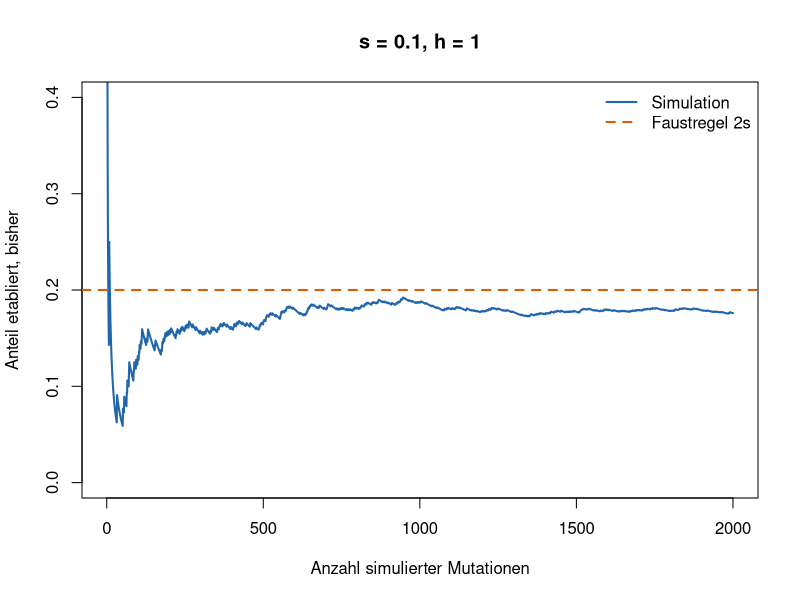
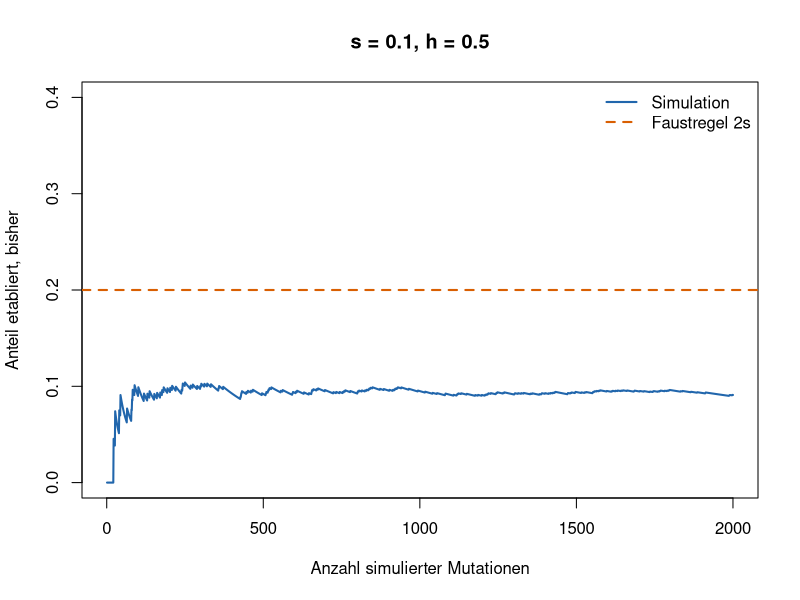
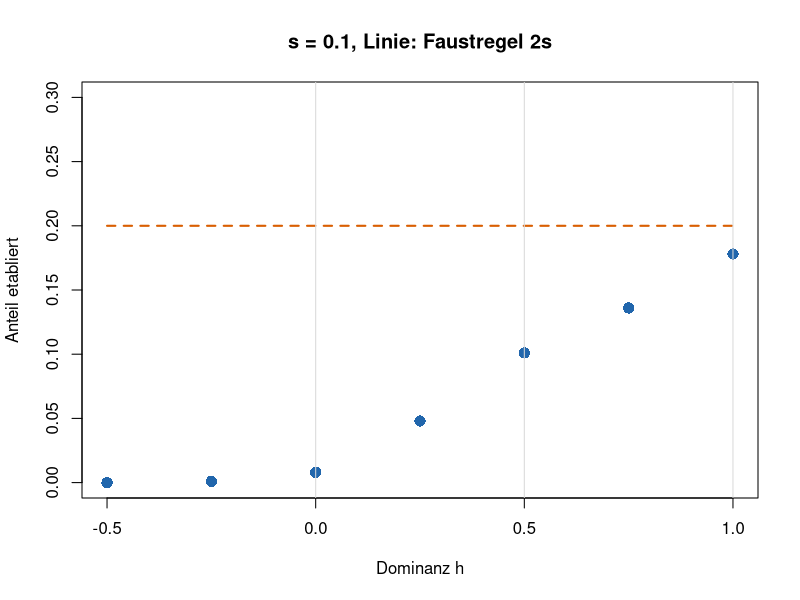

Source code (R) for these figures, in order:
## ---- chunk 1
#| code-fold: true
#| code-summary: "Hilfsfunktionen (nicht verändern)"
# Eine neue Mutation: jede Kopie sitzt in einem Heterozygoten Aa
# und hat 0 oder 2 Nachkommen, im Mittel 1 + h * s (Woche 10).
# 1 = etabliert (100 Kopien erreicht), 0 = verloren
eine_linie <- function(s, h) {
  n <- 1
  while (n > 0 && n < 100) {
    n <- 2 * rbinom(1, n, (1 + h * s) / 2)
  }
  as.numeric(n >= 100)
}

# Anteil etabliert nach 1, 2, 3, ... Läufen, dazu die Faustregel 2s
zeige_anteil <- function(ergebnisse, s, h) {
  laeufe <- seq_along(ergebnisse)
  plot(laeufe, cumsum(ergebnisse) / laeufe, type = "l", lwd = 2, col = "#2166ac",
       ylim = c(0, 0.4), xlab = "Anzahl simulierter Mutationen",
       ylab = "Anteil etabliert, bisher", main = paste0("s = ", s, ", h = ", h))
  abline(h = 2 * s, lty = 2, lwd = 2, col = "#d95f02")
  legend("topright", c("Simulation", "Faustregel 2s"), col = c("#2166ac", "#d95f02"),
         lty = c(1, 2), lwd = 2, bty = "n")
}

# Alle h auf einen Blick: Simulation (Punkte) und eine Faustregel (Linie)
zeige_h <- function(s = 0.1, regel = "2s", wiederholungen = 1000) {
  h_werte <- c(-0.5, -0.25, 0, 0.25, 0.5, 0.75, 1)
  anteil <- sapply(h_werte, function(h) mean(replicate(wiederholungen, eine_linie(s, h))))
  plot(h_werte, anteil, pch = 16, cex = 1.5, col = "#2166ac", ylim = c(0, 0.3),
       xlab = "Dominanz h", ylab = "Anteil etabliert",
       main = paste0("s = ", s, ", Linie: Faustregel ", regel))
  h_fein <- seq(-0.5, 1, length.out = 100)
  if (regel == "2s") linie <- rep(2 * s, 100) else linie <- pmax(0, 2 * h_fein * s)
  lines(h_fein, linie, lwd = 2, lty = 2, col = "#d95f02")
  abline(v = c(0, 0.5, 1), col = "grey85")
  invisible(data.frame(h = h_werte, anteil = anteil))
}
## ---- chunk 2
#| fig-height: 4.2
#| fig-width: 7.5
s <- 0.1
h <- 1                                       # Dominanz
ergebnisse <- replicate(2000, eine_linie(s, h))
mean(ergebnisse)                             # Anteil etabliert
2 * s                                        # Faustregel aus Woche 10
zeige_anteil(ergebnisse, s, h)
## ---- chunk 3
#| fig-height: 4.2
#| fig-width: 7.5
h <- 0.5                                     # hier h ändern: 0.5, dann 0, dann -0.5
ergebnisse <- replicate(2000, eine_linie(s, h))
mean(ergebnisse)
zeige_anteil(ergebnisse, s, h)
## ---- chunk 4
#| fig-height: 4.4
#| fig-width: 7.5
set.seed(1)
zeige_h(s = 0.1, regel = "2s")               # hier "2s" durch "2hs" ersetzen
